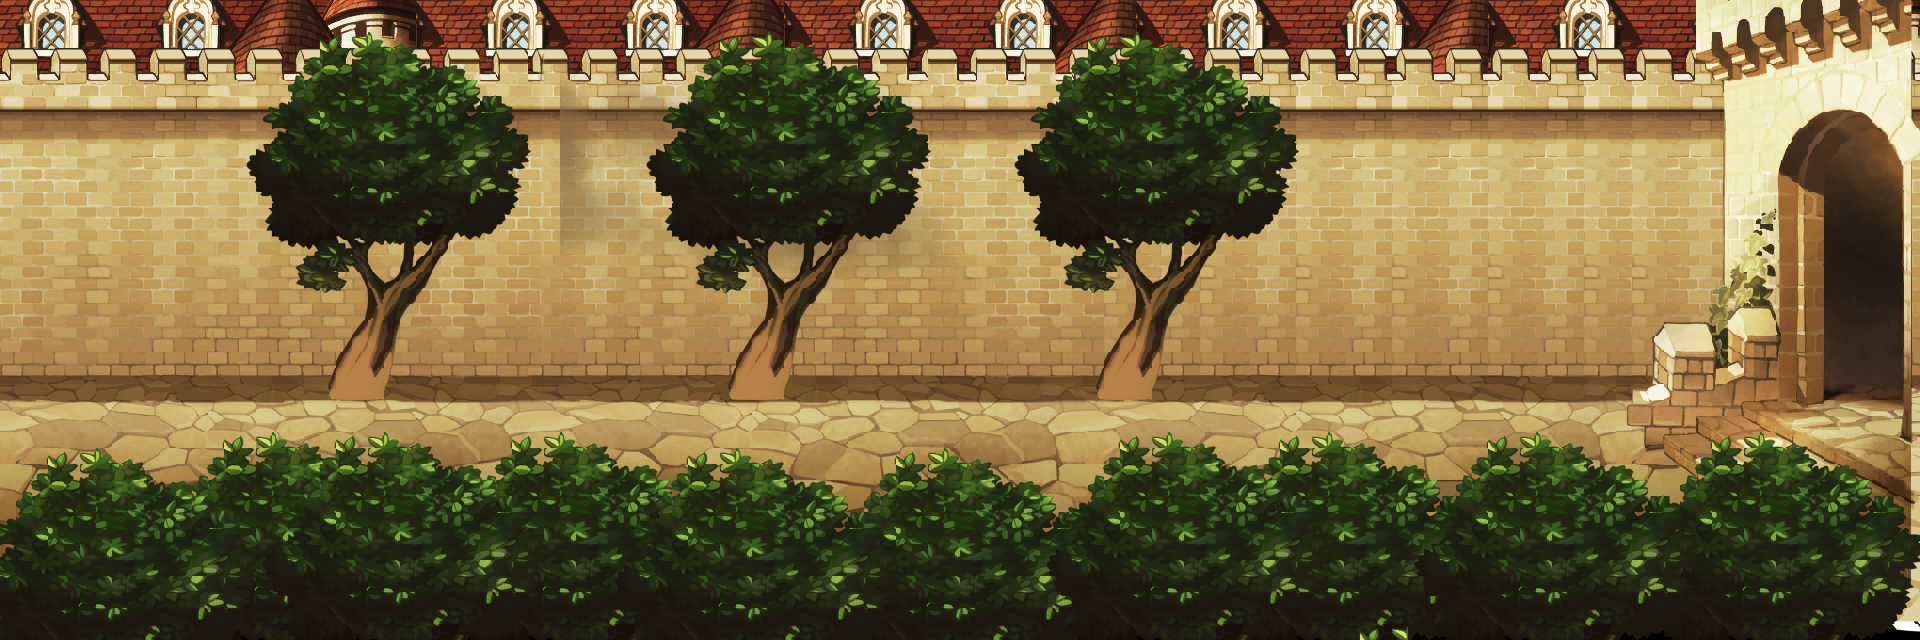

Rendered tile map (Tiled .tmx) drawn with the repository's tilesets; below, a short description and the map source with its tile grids summarised:
An orthogonal 120x40 tile map with 16x16 px tiles, 6 tile layers (BackHouse, BackStone1, BackStone2, BackFloor, ...), 2 tilesets and 1 object (hero).

<map version="1.0" orientation="orthogonal" renderorder="right-down" width="120" height="40" tilewidth="16" tileheight="16" nextobjectid="4">
 <tileset firstgid="1" name="Map01" tilewidth="16" tileheight="16" spacing="3" margin="3">
  <image source="./img008.png" width="2048" height="2048" />
 </tileset>
 <tileset firstgid="11450" name="Map02" tilewidth="16" tileheight="16">
  <image source="./img009.png" width="2048" height="2048" />
 </tileset>
 <layer name="BackHouse" width="120" height="40">
  <data>[4800 cells, 1200 non-empty, 290 distinct tile ids]</data>
 </layer>
 <layer name="BackStone1" width="120" height="40">
  <data>[4800 cells, 2288 non-empty, 800 distinct tile ids]</data>
 </layer>
 <layer name="BackStone2" width="120" height="40">
  <data>[4800 cells, 2837 non-empty, 2391 distinct tile ids]</data>
 </layer>
 <layer name="BackFloor" width="120" height="40">
  <data>[4800 cells, 1916 non-empty, 1355 distinct tile ids]</data>
 </layer>
 <layer name="BackItem1" width="120" height="40">
  <data>[4800 cells, 2708 non-empty, 475 distinct tile ids]</data>
 </layer>
 <layer name="BackItem2" width="120" height="40">
  <data>[4800 cells, 1263 non-empty, 266 distinct tile ids]</data>
 </layer>
 <objectgroup name="People">
  <object id="1" name="hero" x="1379" y="230" width="176" height="100" />
 </objectgroup>
</map>
